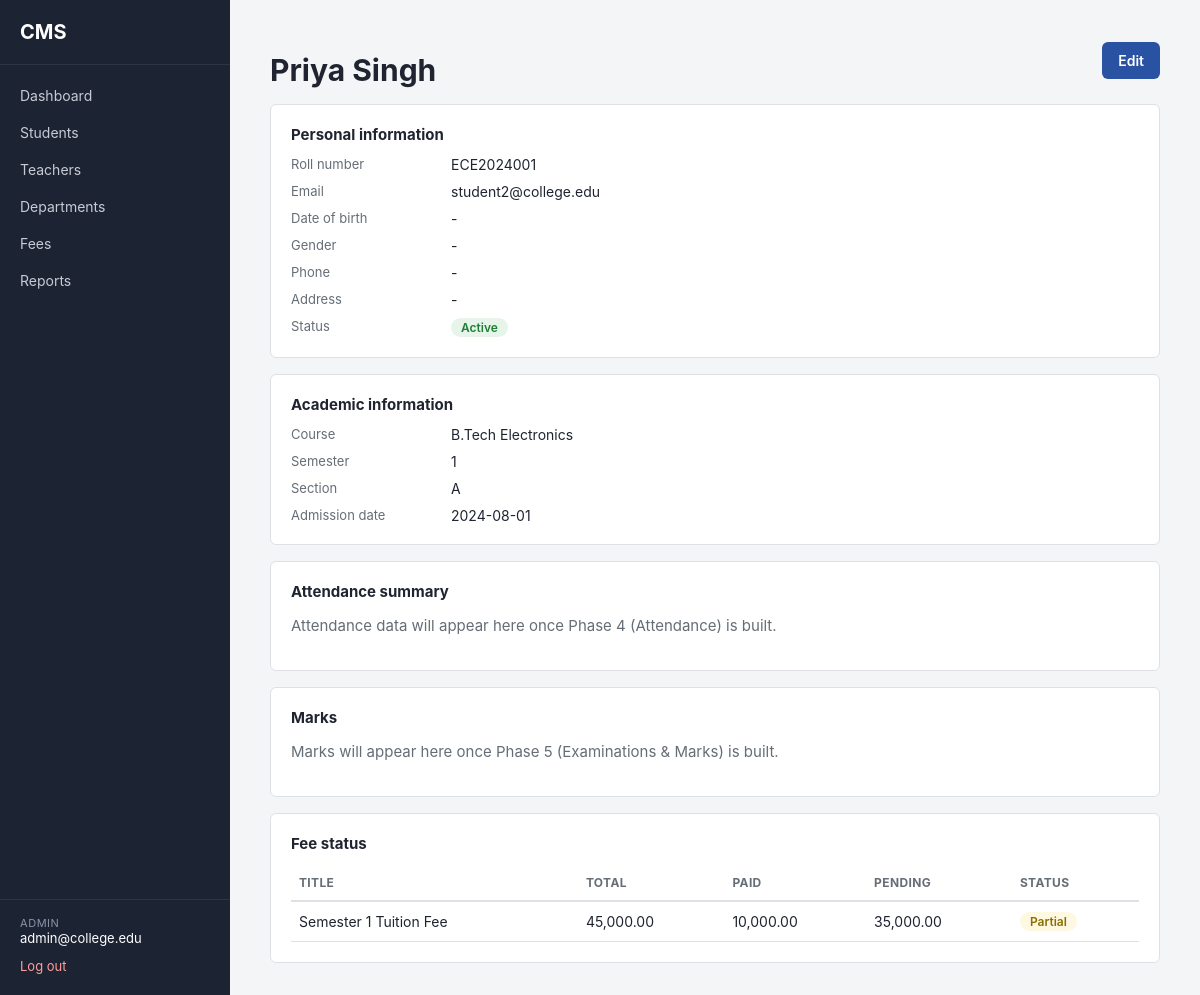
Page /admin/students/2 (signed in) on the committed database.
### app/models/user.py (models this page shows, shortened)
class User(db.Model, UserMixin, TimestampMixin):
    __tablename__ = "users"
    id = db.Column(db.Integer, primary_key=True)
    email = db.Column(db.String(120), unique=True, nullable=False, index=True)
    password_hash = db.Column(db.String(255), nullable=False)
    role = db.Column(db.String(20), nullable=False)
    is_active_account = db.Column(db.Boolean, default=True, nullable=False)
    student_profile = db.relationship(
        "Student", backref="user", uselist=False, cascade="all, delete-orphan"
    )
    teacher_profile = db.relationship(
        "Teacher", backref="user", uselist=False, cascade="all, delete-orphan"
    )
    @property
    def is_active(self):
        return self.is_active_account
    def is_admin(self):
        return self.role == "admin"

### app/models/student.py (models this page shows, shortened)
class Student(db.Model, TimestampMixin):
    __tablename__ = "students"
    id = db.Column(db.Integer, primary_key=True)
    user_id = db.Column(
        db.Integer, db.ForeignKey("users.id"), unique=True, nullable=False
    )
    roll_number = db.Column(db.String(30), unique=True, nullable=False)
    full_name = db.Column(db.String(150), nullable=False)
    date_of_birth = db.Column(db.Date, nullable=True)
    gender = db.Column(db.String(20), nullable=True)
    phone = db.Column(db.String(20), nullable=True)
    address = db.Column(db.String(255), nullable=True)
    admission_date = db.Column(db.Date, nullable=True)
    course_id = db.Column(db.Integer, db.ForeignKey("courses.id"), nullable=False)
    current_semester_id = db.Column(
        db.Integer, db.ForeignKey("semesters.id"), nullable=True
    )
    section_id = db.Column(db.Integer, db.ForeignKey("sections.id"), nullable=True)
    is_active_student = db.Column(db.Boolean, default=True, nullable=False)
    current_semester = db.relationship(
        "Semester", foreign_keys=[current_semester_id]
    )
    enrollments = db.relationship("Enrollment", backref="student", lazy=True)
    attendance_records = db.relationship("Attendance", backref="student", lazy=True)
    marks_records = db.relationship("Marks", backref="student", lazy=True)
    fees = db.relationship("Fee", backref="student", lazy=True)

### app/models/course.py (models this page shows, shortened)
class Course(db.Model, TimestampMixin):
    __tablename__ = "courses"
    id = db.Column(db.Integer, primary_key=True)
    name = db.Column(db.String(100), nullable=False)
    code = db.Column(db.String(20), unique=True, nullable=False)
    duration_years = db.Column(db.Integer, nullable=False, default=4)
    department_id = db.Column(
        db.Integer, db.ForeignKey("departments.id"), nullable=False
    )
    semesters = db.relationship("Semester", backref="course", lazy=True)
    students = db.relationship("Student", backref="course", lazy=True)

### app/models/semester.py (models this page shows, shortened)
class Semester(db.Model, TimestampMixin):
    __tablename__ = "semesters"
    id = db.Column(db.Integer, primary_key=True)
    number = db.Column(db.Integer, nullable=False)  # 1, 2, 3 ...
    course_id = db.Column(db.Integer, db.ForeignKey("courses.id"), nullable=False)
    sections = db.relationship("Section", backref="semester", lazy=True)
    subjects = db.relationship("Subject", backref="semester", lazy=True)
    __table_args__ = (
        db.UniqueConstraint("course_id", "number", name="uq_course_semester"),
    )

### app/models/section.py (models this page shows, shortened)
class Section(db.Model, TimestampMixin):
    __tablename__ = "sections"
    id = db.Column(db.Integer, primary_key=True)
    name = db.Column(db.String(10), nullable=False)  # "A", "B", ...
    semester_id = db.Column(db.Integer, db.ForeignKey("semesters.id"), nullable=False)
    students = db.relationship("Student", backref="section", lazy=True)
    __table_args__ = (
        db.UniqueConstraint("semester_id", "name", name="uq_semester_section"),
    )

### app/models/fee.py (models this page shows, shortened)
class Fee(db.Model, TimestampMixin):
    __tablename__ = "fees"
    id = db.Column(db.Integer, primary_key=True)
    student_id = db.Column(db.Integer, db.ForeignKey("students.id"), nullable=False)
    title = db.Column(db.String(100), nullable=False)  # "Semester 3 Fees"
    total_amount = db.Column(db.Float, nullable=False)
    due_date = db.Column(db.Date, nullable=True)
    payments = db.relationship("Payment", backref="fee", lazy=True)
    def paid_amount(self):
        return sum(p.amount for p in self.payments)
    def pending_amount(self):
        return round(self.total_amount - self.paid_amount(), 2)
    def status(self):
        if self.pending_amount() <= 0:
            return "paid"
        if self.paid_amount() > 0:
            return "partial"
        return "pending"

### app/models/payment.py (models this page shows, shortened)
class Payment(db.Model):
    __tablename__ = "payments"
    id = db.Column(db.Integer, primary_key=True)
    fee_id = db.Column(db.Integer, db.ForeignKey("fees.id"), nullable=False)
    amount = db.Column(db.Float, nullable=False)
    paid_on = db.Column(db.DateTime, default=datetime.utcnow, nullable=False)
    method = db.Column(db.String(30), nullable=True)  # "cash", "card", "upi" ...
    receipt_number = db.Column(db.String(50), unique=True, nullable=False)

### app/routes/students.py (the view)
@students_bp.route("/<int:student_id>")
@login_required
@role_required("admin")
def view_student(student_id):
    student = Student.query.get_or_404(student_id)
    return render_template("students/profile.html", student=student)

### app/__init__.py (called while the page is built)
@login_manager.user_loader
def load_user(user_id):
    from app.models.user import User
    return db.session.get(User, int(user_id))

### app/templates/students/profile.html (shortened to what this page needs)
{% extends "base.html" %}
{% block content %}
<div class="page-header">
    <h1>{{ student.full_name }}</h1>
    <a href="{{ url_for('students.edit_student', student_id=student.id) }}" class="btn btn-primary">Edit</a>
</div>
<div class="card">
    <h2 class="card-title">Personal information</h2>
    <dl class="detail-grid">
        <dt>Roll number</dt><dd>{{ student.roll_number }}</dd>
        <dt>Email</dt><dd>{{ student.user.email }}</dd>
        <dt>Date of birth</dt><dd>{{ student.date_of_birth or "-" }}</dd>
        <dt>Gender</dt><dd>{{ student.gender or "-" }}</dd>
        <dt>Phone</dt><dd>{{ student.phone or "-" }}</dd>
        <dt>Address</dt><dd>{{ student.address or "-" }}</dd>
        <dt>Status</dt>
        <dd>
            <span class="badge {{ 'badge-success' if student.is_active_student else 'badge-muted' }}">
                {{ "Active" if student.is_active_student else "Inactive" }}
            </span>
        </dd>
    </dl>
</div>
<div class="card">
    <h2 class="card-title">Academic information</h2>
    <dl class="detail-grid">
        <dt>Course</dt><dd>{{ student.course.name if student.course else "-" }}</dd>
        <dt>Semester</dt><dd>{{ student.current_semester.number if student.current_semester else "-" }}</dd>
        <dt>Section</dt><dd>{{ student.section.name if student.section else "-" }}</dd>
        <dt>Admission date</dt><dd>{{ student.admission_date or "-" }}</dd>
    </dl>
</div>
<div class="card">
    <h2 class="card-title">Attendance summary</h2>
    <p class="text-muted">Attendance data will appear here once Phase 4 (Attendance) is built.</p>
</div>
<div class="card">
    <h2 class="card-title">Marks</h2>
    <p class="text-muted">Marks will appear here once Phase 5 (Examinations & Marks) is built.</p>
</div>
<div class="card">
    <h2 class="card-title">Fee status</h2>
    {% if student.fees %}
    <table class="data-table">
        <thead>
            <tr>
                <th>Title</th>
                <th>Total</th>
                <th>Paid</th>
                <th>Pending</th>
                <th>Status</th>
            </tr>
        </thead>
        <tbody>
            {% for fee in student.fees %}
            <tr>
                <td>{{ fee.title }}</td>
                <td>{{ fee.total_amount | money }}</td>
                <td>{{ fee.paid_amount() | money }}</td>
                <td>{{ fee.pending_amount() | money }}</td>
                <td>
                    {% set status = fee.status() %}
                    <span class="badge {{ 'badge-success' if status == 'paid' else ('badge-warning' if status == 'partial' else 'badge-danger') }}">
                        {{ status | capitalize }}
                    </span>
                </td>
            </tr>
            {% endfor %}
        </tbody>
    </table>
    {% else %}
    <p class="text-muted">No fee records for this student yet.</p>
    {% endif %}
</div>
{% endblock %}

### app/templates/base.html (shortened to what this page needs)
<!DOCTYPE html>
<html lang="en">
<head>
    <link rel="stylesheet" href="{{ url_for('static', filename='css/style.css') }}">
</head>
<body>
{% if current_user.is_authenticated %}
<div class="layout">
    <aside class="sidebar">
        <div class="sidebar-brand">CMS</div>
        <nav class="sidebar-nav">
            <a href="{{ url_for('main.dashboard') }}" class="nav-link">Dashboard</a>
            {% if current_user.is_admin() %}
                <a href="{{ url_for('students.list_students') }}" class="nav-link">Students</a>
                <a href="{{ url_for('teachers.list_teachers') }}" class="nav-link">Teachers</a>
                <a href="{{ url_for('departments.list_departments') }}" class="nav-link">Departments</a>
                <a href="{{ url_for('fees.list_fees') }}" class="nav-link">Fees</a>
                <a href="{{ url_for('reports.index') }}" class="nav-link">Reports</a>
            {% elif current_user.is_teacher() %}
                <a href="#" class="nav-link">My Subjects</a>
                <a href="#" class="nav-link">Attendance</a>
                <a href="#" class="nav-link">Marks</a>
            {% else %}
                <a href="#" class="nav-link">My Attendance</a>
                <a href="#" class="nav-link">My Marks</a>
                <a href="#" class="nav-link">My Fees</a>
            {% endif %}
        </nav>
        <div class="sidebar-footer">
            <div class="user-chip">
                <span class="user-role">{{ current_user.role }}</span>
                <span class="user-email">{{ current_user.email }}</span>
            </div>
            <a href="{{ url_for('auth.logout') }}" class="logout-link">Log out</a>
        </div>
    </aside>
    <main class="content">
        {% block content %}{% endblock %}
    </main>
</div>
{% else %}
    {% include "_flash.html" %}
    {% block guest_content %}{% endblock %}
{% endif %}
</body>
</html>

### app/static/css/style.css (style rules this page uses)
:root { --color-bg: #f4f5f7; --color-surface: #ffffff; --color-border: #dde1e6; --color-text: #1f2430; --color-text-muted: #656d76; --color-primary: #2952a3; --color-primary-dark: #1f3f80; --color-sidebar-bg: #1c2333; --color-sidebar-text: #c7cbd6; --color-sidebar-text-active: #ffffff; --color-success: #1e7e34; --color-danger: #b3261e; --color-warning: #8a6d00; --color-info: #14618c; --radius: 6px; --font: -apple-system, BlinkMacSystemFont, "Segoe UI", Roboto, Helvetica, Arial, sans-serif; }
* { box-sizing: border-box; }
body { margin: 0; font-family: var(--font); background: var(--color-bg); color: var(--color-text); font-size: 15px; }
a { color: var(--color-primary); text-decoration: none; }
.layout { display: flex; min-height: 100vh; }
.sidebar { width: 230px; flex-shrink: 0; background: var(--color-sidebar-bg); color: var(--color-sidebar-text); display: flex; flex-direction: column; padding: 20px 0; }
.sidebar-brand { font-weight: 700; font-size: 20px; color: #fff; padding: 0 20px 20px 20px; border-bottom: 1px solid rgba(255, 255, 255, 0.08); }
.sidebar-nav { display: flex; flex-direction: column; margin-top: 12px; flex-grow: 1; }
.nav-link { color: var(--color-sidebar-text); padding: 10px 20px; font-size: 14px; }
.sidebar-footer { padding: 16px 20px 0 20px; border-top: 1px solid rgba(255, 255, 255, 0.08); }
.user-chip { display: flex; flex-direction: column; margin-bottom: 10px; }
.user-role { text-transform: uppercase; font-size: 11px; letter-spacing: 0.05em; color: #8b93a7; }
.user-email { font-size: 13px; color: #fff; }
.logout-link { font-size: 13px; color: #ff9d9d; }
.content { flex-grow: 1; padding: 32px 40px; max-width: 1100px; }
.card { background: var(--color-surface); border: 1px solid var(--color-border); border-radius: var(--radius); padding: 20px; margin-top: 16px; }
.btn { display: inline-block; border: none; border-radius: var(--radius); padding: 10px 16px; font-size: 14px; font-weight: 600; cursor: pointer; }
.btn-primary { background: var(--color-primary); color: #fff; }
.page-header { display: flex; align-items: center; justify-content: space-between; margin-bottom: 4px; }
.page-header h1 { margin-bottom: 0; }
.data-table { width: 100%; border-collapse: collapse; font-size: 14px; }
.data-table th { text-align: left; padding: 10px 8px; border-bottom: 2px solid var(--color-border); color: var(--color-text-muted); font-size: 12px; text-transform: uppercase; letter-spacing: 0.03em; }
.data-table td { padding: 10px 8px; border-bottom: 1px solid var(--color-border); vertical-align: middle; }
.badge { display: inline-block; padding: 2px 10px; border-radius: 100px; font-size: 12px; font-weight: 600; }
.badge-success { background: #e6f4ea; color: var(--color-success); }
.badge-warning { background: #fff8e1; color: var(--color-warning); }
.card-title { font-size: 15px; margin: 0 0 12px 0; }
.detail-grid { display: grid; grid-template-columns: 160px 1fr; row-gap: 10px; margin: 0; }
.detail-grid dt { color: var(--color-text-muted); font-size: 13px; }
.detail-grid dd { margin: 0; font-size: 14px; }
.text-muted { color: var(--color-text-muted); }

### rows in the picture
User: role "ADMIN", email "admin@college.edu"
Student: full_name "Priya Singh", roll_number "ECE2024001", date_of_birth "-", gender "-", phone "-", address "-", is_active_student "Active", admission_date "2024-08-01"
User: user.email "student2@college.edu"
Course: course "B.Tech Electronics"
Semester: current_semester "1"
Section: section "A"
Fee: title "Semester 1 Tuition Fee", total_amount "45,000.00", paid_amount "10,000.00", pending_amount "35,000.00", status "Partial"
